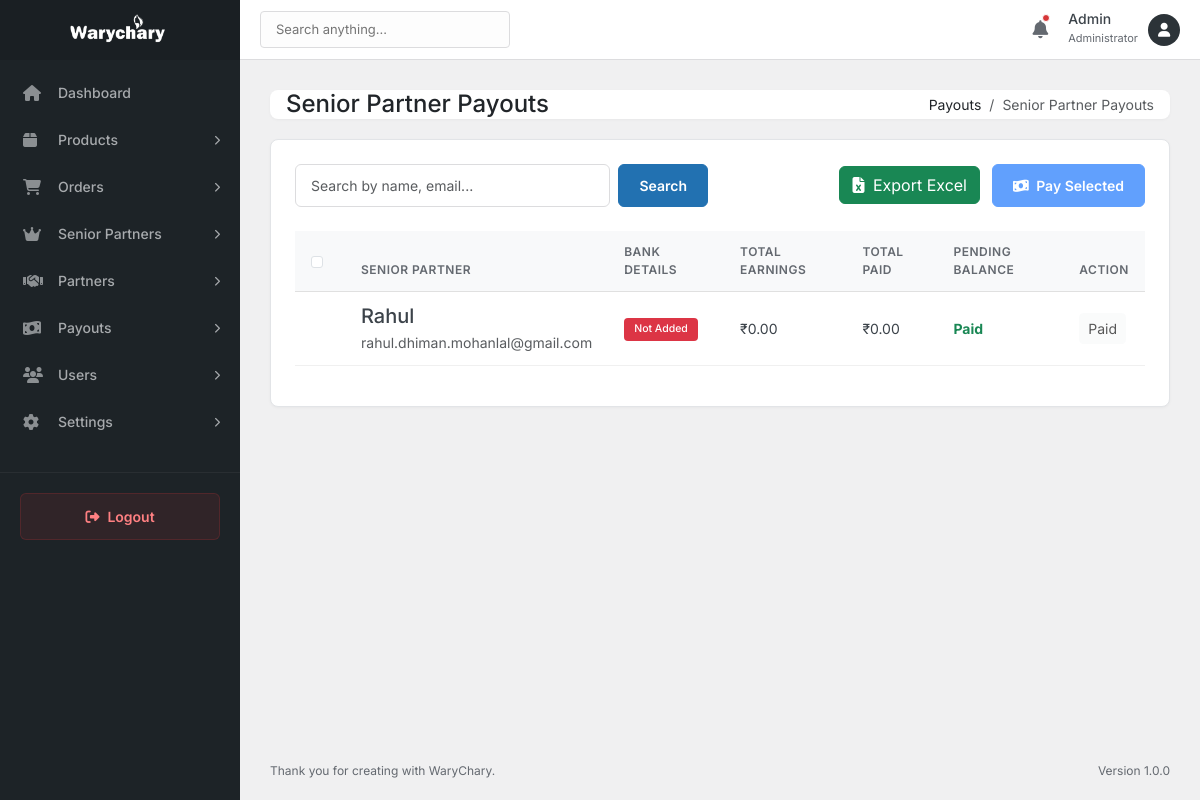
The app's page /admin/payouts/senior-partner-payouts.php (signed in), older data.
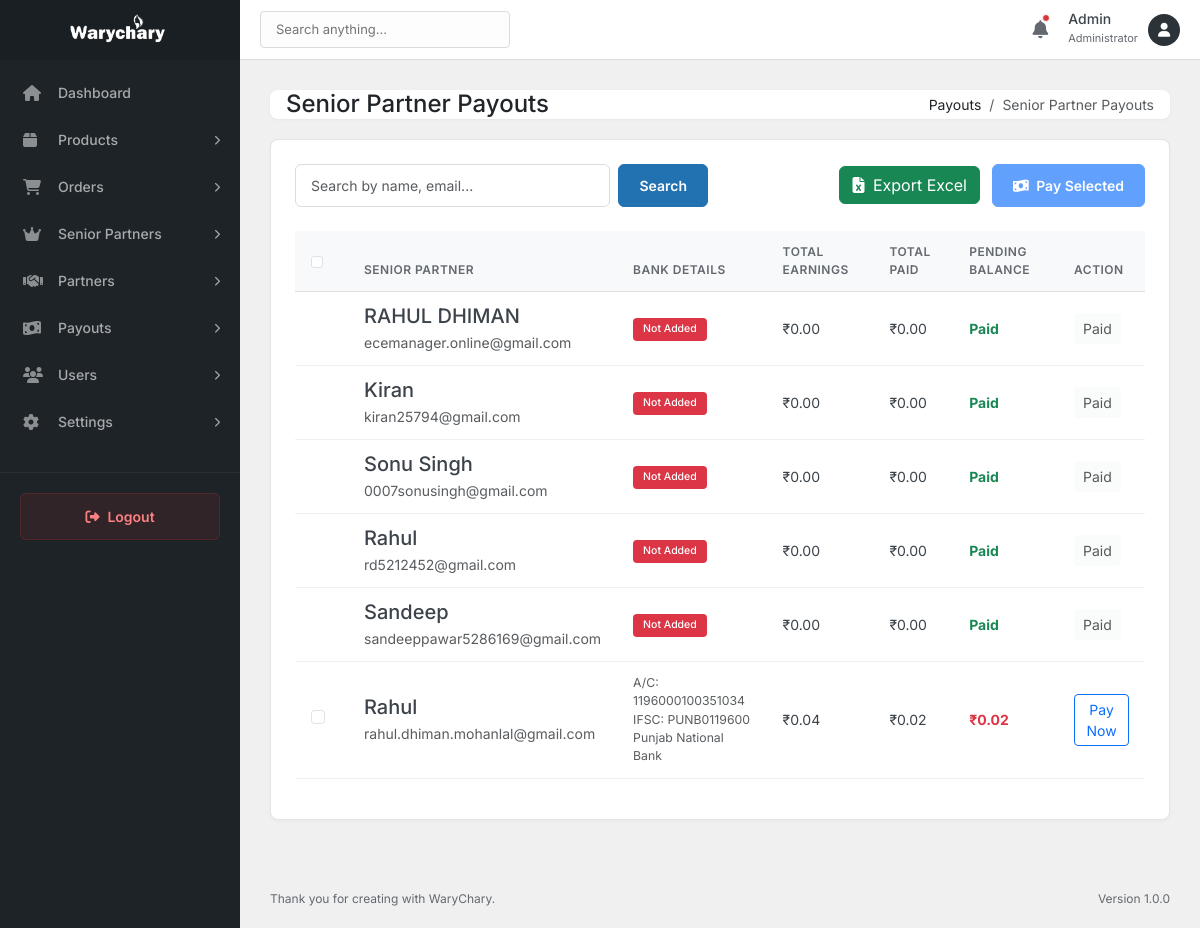
The same page, newer data.
### tables this page shows
CREATE TABLE `senior_partners` (
  `id` int(11) NOT NULL AUTO_INCREMENT,
  `name` varchar(100) NOT NULL,
  `email` varchar(100) NOT NULL,
  `mobile` varchar(20) NOT NULL,
  `image` varchar(255) DEFAULT NULL,
  `gender` enum('Male','Female','Other') NOT NULL,
  `state` varchar(100) DEFAULT NULL,
  `city` varchar(100) DEFAULT NULL,
  `pincode` varchar(20) DEFAULT NULL,
  `address` text DEFAULT NULL,
  `password` varchar(255) NOT NULL,
  `referral_code` varchar(6) NOT NULL,
  `commission` decimal(5,2) DEFAULT 2.00,
  `status` enum('active','inactive') DEFAULT 'active',
  `created_at` timestamp NULL DEFAULT current_timestamp(),
  `updated_at` timestamp NULL DEFAULT current_timestamp() ON UPDATE current_timestamp(),
  `earning` decimal(10,2) NOT NULL DEFAULT 0.00,
  `total_earnings` decimal(10,2) NOT NULL DEFAULT 0.00,
  PRIMARY KEY (`id`),
  UNIQUE KEY `email` (`email`),
  UNIQUE KEY `referral_code` (`referral_code`)
);

### admin/payouts/senior-partner-payouts.php (the view, shortened to what the changed rows need)
<?php
$database = new Database();
$db = $database->getConnection();
$limit = 15;
$pageNum = isset($_GET['page']) ? (int)$_GET['page'] : 1;
$offset = ($pageNum - 1) * $limit;
$sql = "SELECT
            sp.id,
            sp.name,
            sp.email,
            COALESCE(e.total_earnings, 0) as total_earnings,
            COALESCE(ph.total_paid, 0) as total_paid,
            bd.account_number,
            bd.ifsc_code,
            bd.bank_name
        FROM senior_partners sp
        LEFT JOIN (
            SELECT senior_partner_id, SUM(amount) as total_earnings
            FROM senior_partner_earnings
            GROUP BY senior_partner_id
        ) e ON sp.id = e.senior_partner_id
        LEFT JOIN (
            SELECT user_id, SUM(amount) as total_paid
            FROM payout_history
            WHERE user_type = 'senior_partner' AND status = 'processed'
            GROUP BY user_id
        ) ph ON sp.id = ph.user_id
        LEFT JOIN bank_details bd ON sp.id = bd.user_id AND bd.user_type = 'senior_partner'
        WHERE 1=1";
$sql .= " ORDER BY sp.id DESC";
$sql .= " LIMIT :limit OFFSET :offset";
$stmt = $db->prepare($sql);
$stmt->bindValue(':limit', $limit, PDO::PARAM_INT);
$stmt->bindValue(':offset', $offset, PDO::PARAM_INT);
$stmt->execute();
$partners = $stmt->fetchAll(PDO::FETCH_ASSOC);
include_once '../includes/header.php';
?>
<div class="row">
    <div class="col-12">
        <div class="card">
            <div class="card-body">
                <div class="table-responsive">
                    <table class="table align-middle table-nowrap table-hover">
                        <thead class="table-light">
                            <tr>
                                <th style="width: 20px;">
                                    <div class="form-check font-size-16">
                                        <input class="form-check-input" type="checkbox" id="checkAll">
                                    </div>
                                </th>
                                <th>Senior Partner</th>
                                <th>Bank Details</th>
                                <th>Total Earnings</th>
                                <th>Total Paid</th>
                                <th>Pending Balance</th>
                                <th>Action</th>
                            </tr>
                        </thead>
                        <tbody>
                            <?php if (count($partners) > 0): ?>
                                <?php foreach ($partners as $p):
                                    $pending = $p['total_earnings'] - $p['total_paid'];
                                ?>
                                <tr>
                                    <td>
                                        <?php if ($pending > 0): ?>
                                        <div class="form-check font-size-16">
                                            <input class="form-check-input payout-checkbox" type="checkbox" name="payout_ids[]" value="<?php echo $p['id']; ?>" data-amount="<?php echo $pending; ?>">
                                        </div>
                                        <?php endif; ?>
                                    </td>
                                    <td>
                                        <h5 class="font-size-14 mb-1"><?php echo htmlspecialchars($p['name']); ?></h5>
                                        <p class="text-muted mb-0"><?php echo htmlspecialchars($p['email']); ?></p>
                                    </td>
                                    <td>
                                        <?php if (!empty($p['account_number'])): ?>
                                            <small class="d-block text-muted">A/C: <?php echo htmlspecialchars($p['account_number']); ?></small>
                                            <small class="d-block text-muted">IFSC: <?php echo htmlspecialchars($p['ifsc_code']); ?></small>
                                            <small class="d-block text-muted"><?php echo htmlspecialchars($p['bank_name']); ?></small>
                                        <?php else: ?>
                                            <span class="badge bg-danger">Not Added</span>
                                        <?php endif; ?>
                                    </td>
                                    <td>₹<?php echo number_format($p['total_earnings'], 2); ?></td>
                                    <td>₹<?php echo number_format($p['total_paid'], 2); ?></td>
                                    <td>
                                        <?php if ($pending > 0): ?>
                                            <span class="fw-bold text-danger">₹<?php echo number_format($pending, 2); ?></span>
                                        <?php else: ?>
                                            <span class="fw-bold text-success">Paid</span>
                                        <?php endif; ?>
                                    </td>
                                    <td>
                                        <?php if ($pending > 0): ?>
                                            <button type="button" class="btn btn-sm btn-outline-primary btn-pay-single"
                                                data-id="<?php echo $p['id']; ?>"
                                                data-name="<?php echo htmlspecialchars($p['name']); ?>"
                                                data-amount="<?php echo $pending; ?>">
                                                Pay Now
                                            </button>
                                        <?php else: ?>
                                            <button class="btn btn-sm btn-light" disabled>Paid</button>
                                        <?php endif; ?>
                                    </td>
                                </tr>
                                <?php endforeach; ?>
                            <?php else: ?>
                                <tr>
                                    <td colspan="7" class="text-center">No senior partners found.</td>
                                </tr>
                            <?php endif; ?>
                        </tbody>
                    </table>
                </div>
            </div>
        </div>
    </div>
</div>
<?php include_once '../includes/footer.php'; ?>

Row changes from the older to the newer data that the page shows:
added senior_partners: name "RAHUL DHIMAN", email "ecemanager.online@gmail.com", shows "Not Added", total_earnings "0.00", total_paid "0.00", shows "Paid"
added senior_partners: name "Kiran", email "kiran25794@gmail.com", shows "Not Added", total_earnings "0.00", total_paid "0.00", shows "Paid"
added senior_partners: name "Sonu Singh", email "0007sonusingh@gmail.com", shows "Not Added", total_earnings "0.00", total_paid "0.00", shows "Paid"
added senior_partners: name "Rahul", email "rd5212452@gmail.com", shows "Not Added", total_earnings "0.00", total_paid "0.00", shows "Paid"
added senior_partners: name "Sandeep", email "sandeeppawar5286169@gmail.com", shows "Not Added", total_earnings "0.00", total_paid "0.00", shows "Paid"
changed senior_partners "rahul.dhiman.mohanlal@gmail.com": id (not shown) → "☐"; account_number (not shown) → "1196000100351034"; ifsc_code (not shown) → "PUNB0119600"; bank_name (not shown) → "Punjab National Bank"; total_earnings "0.00" → "0.04"; total_paid "0.00" → "0.02"; pending (not shown) → "0.02"; text "Not Added Paid Paid" → "A/C: IFSC: ₹ Pay Now"
